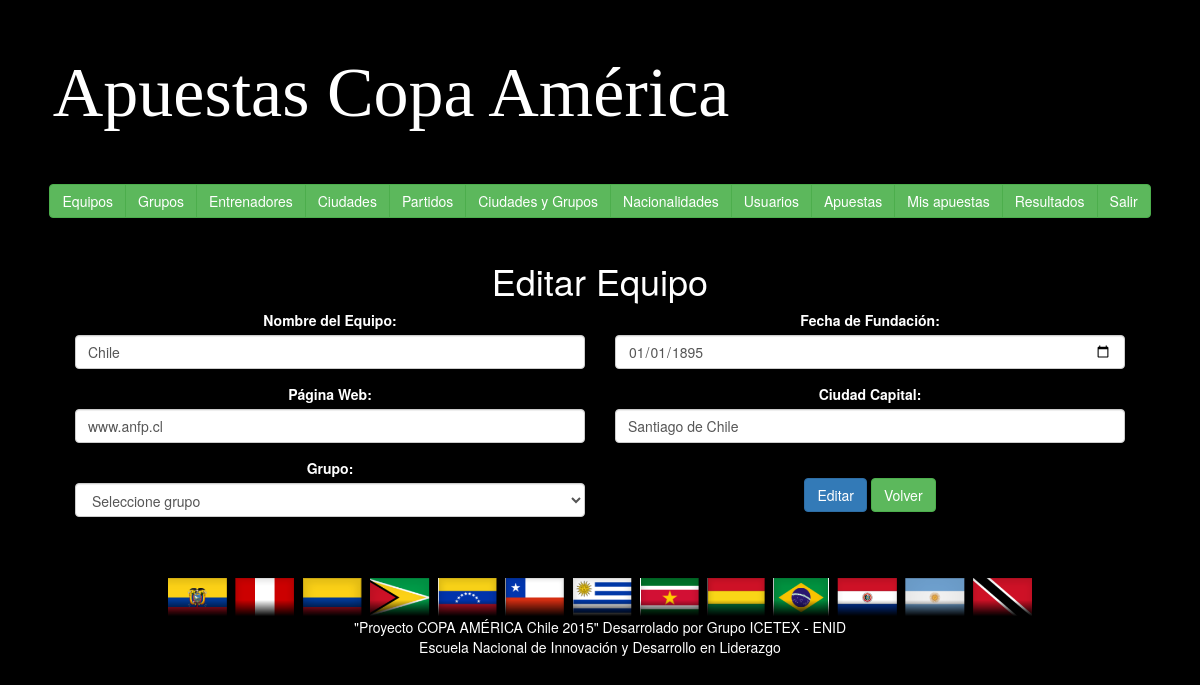
The page /home.php?var=12&id=2 (signed in) on the database its author committed.
### tables this page shows
CREATE TABLE IF NOT EXISTS `tbequipo` (
`idequipo` int(11) NOT NULL,
  `nomequi` varchar(25) NOT NULL,
  `fechafund` date NOT NULL,
  `paginaweb` varchar(50) DEFAULT NULL,
  `ciudadcap` varchar(30) NOT NULL,
  `grupo` int(11) NOT NULL
);

### controlador/cequipos.php (called while the page is built, shortened)
<?php
	include('modelo/mtbequipo.php');
	$equipos = new Mequipo();
	$idequipo 		= isset($_GET['id']) ? $_GET['id'] : NULL;
	$grupo2= $equipos->sel_grupo();
	if ($idequipo)
	{
		$consultaequi = $equipos->consultar_equipo_id($idequipo);
	}

### modelo/mtbequipo.php (called while the page is built, shortened)
<?php
	include('controlador/conexion.php');
	include('functions.php');
	class Mequipo extends Funciones
	{
		public function consultar_equipo_id($idequipo)
		{
			$sql = "SELECT * FROM tbequipo WHERE idequipo = '$idequipo' ";
			return $this -> SeleccionDatos($sql);
		}
		public function sel_grupo(){
			$sql = "SELECT * FROM tbgrupo;";
			return $this->SeleccionDatos($sql);
		}
	}

### modelo/functions.php (called while the page is built, shortened)
<?php
	class Funciones {
        function SeleccionDatos($consulta)
        {
                $conexionBD = new conexion();
                $conexionBD -> conectarBD();
                $datos = $conexionBD -> ejeCon($consulta, 0);
                return $datos;
        }
}

### controlador/configuracion.php (called while the page is built)
<?php
	$serv_bd = "localhost";
	$usu_bd = "root";
	$pass_bd = "";
	$bd = "bdcopaamerica";
?>

### controlador/conexion.php (called while the page is built, shortened)
<?php
	class conexion {
		function conectarBD() {
			include("configuracion.php");
			$this -> link = mysql_connect ($serv_bd, $usu_bd, $pass_bd);
			$bd2 = mysql_select_db($bd);
		}
		function ejeCon($con, $op) {
			$this -> resultado = mysql_query($con) or die("La consulta fallo: ". mysql_error());
			if($op == 0) {
				while ($linea = mysql_fetch_array($this -> resultado)) {
					$arrayResultado[] = $linea;
				}
			} else {
				$arrayResultado[] = 0;
			}
			$resarr = isset ($arrayResultado) ? $arrayResultado: NULL;
			if($resarr) {
				return $arrayResultado;
			}
		}
	}
?>

### vista/vactuequipo.php (the view, shortened to what this page needs)
<?php include("controlador/cequipos.php"); ?>
<div class="container-fluid">
	<h1>Editar Equipo</h1>
	<form action="home.php?var=11&id=<?= $idequipo ?>" method="POST">
		<div class="form-group col-lg-6">
            <label for="">Nombre del Equipo:</label>
            <input type="text" class="form-control" name="nomequi" value="<?= $consultaequi[0]['nomequi'] ?>" pattern="[A-z ]{2,25}" title="Solo se permiten letras máximo 25 caracteres" required>
		</div>
		<div class="form-group col-lg-6">
            <label for="">Fecha de Fundación:</label>
            <input type="date" class="form-control" name="fechafund" value="<?= $consultaequi[0]['fechafund'] ?>" required>
		</div>
		<div class="form-group col-lg-6">
            <label for="">Página Web:</label>
            <input type="text" class="form-control" name="paginaweb" value="<?= $consultaequi[0]['paginaweb'] ?>">
		</div>
		<div class="form-group col-lg-6">
            <label for="">Ciudad Capital:</label>
            <input type="text" class="form-control" name="ciudadcap" value="<?= $consultaequi[0]['ciudadcap'] ?>" pattern="[A-z ]{2,30}" title="Solo se permiten letras sin puntos máximo 30 caracteres" required>
		</div>
		<div class="form-group col-lg-6">
            <label for="">Grupo:</label>
            <select name="grupo" class="form-control">
				<option value="<?= $consultaequi[0]['grupo']  ?>">Seleccione grupo</option>
			</select>
		</div>
		 <div class="form-group col-lg-6">
			<br>
            <input type="submit" class="btn btn-primary" value="Editar">
			<a href="home.php?var=9" class="btn btn-success">Volver</a>
        </div>
	</form>
</div>

### rows shown on the page
tbequipo: nomequi "Chile", fechafund "01/01/1895", paginaweb "www.anfp.cl", ciudadcap "Santiago de Chile"
